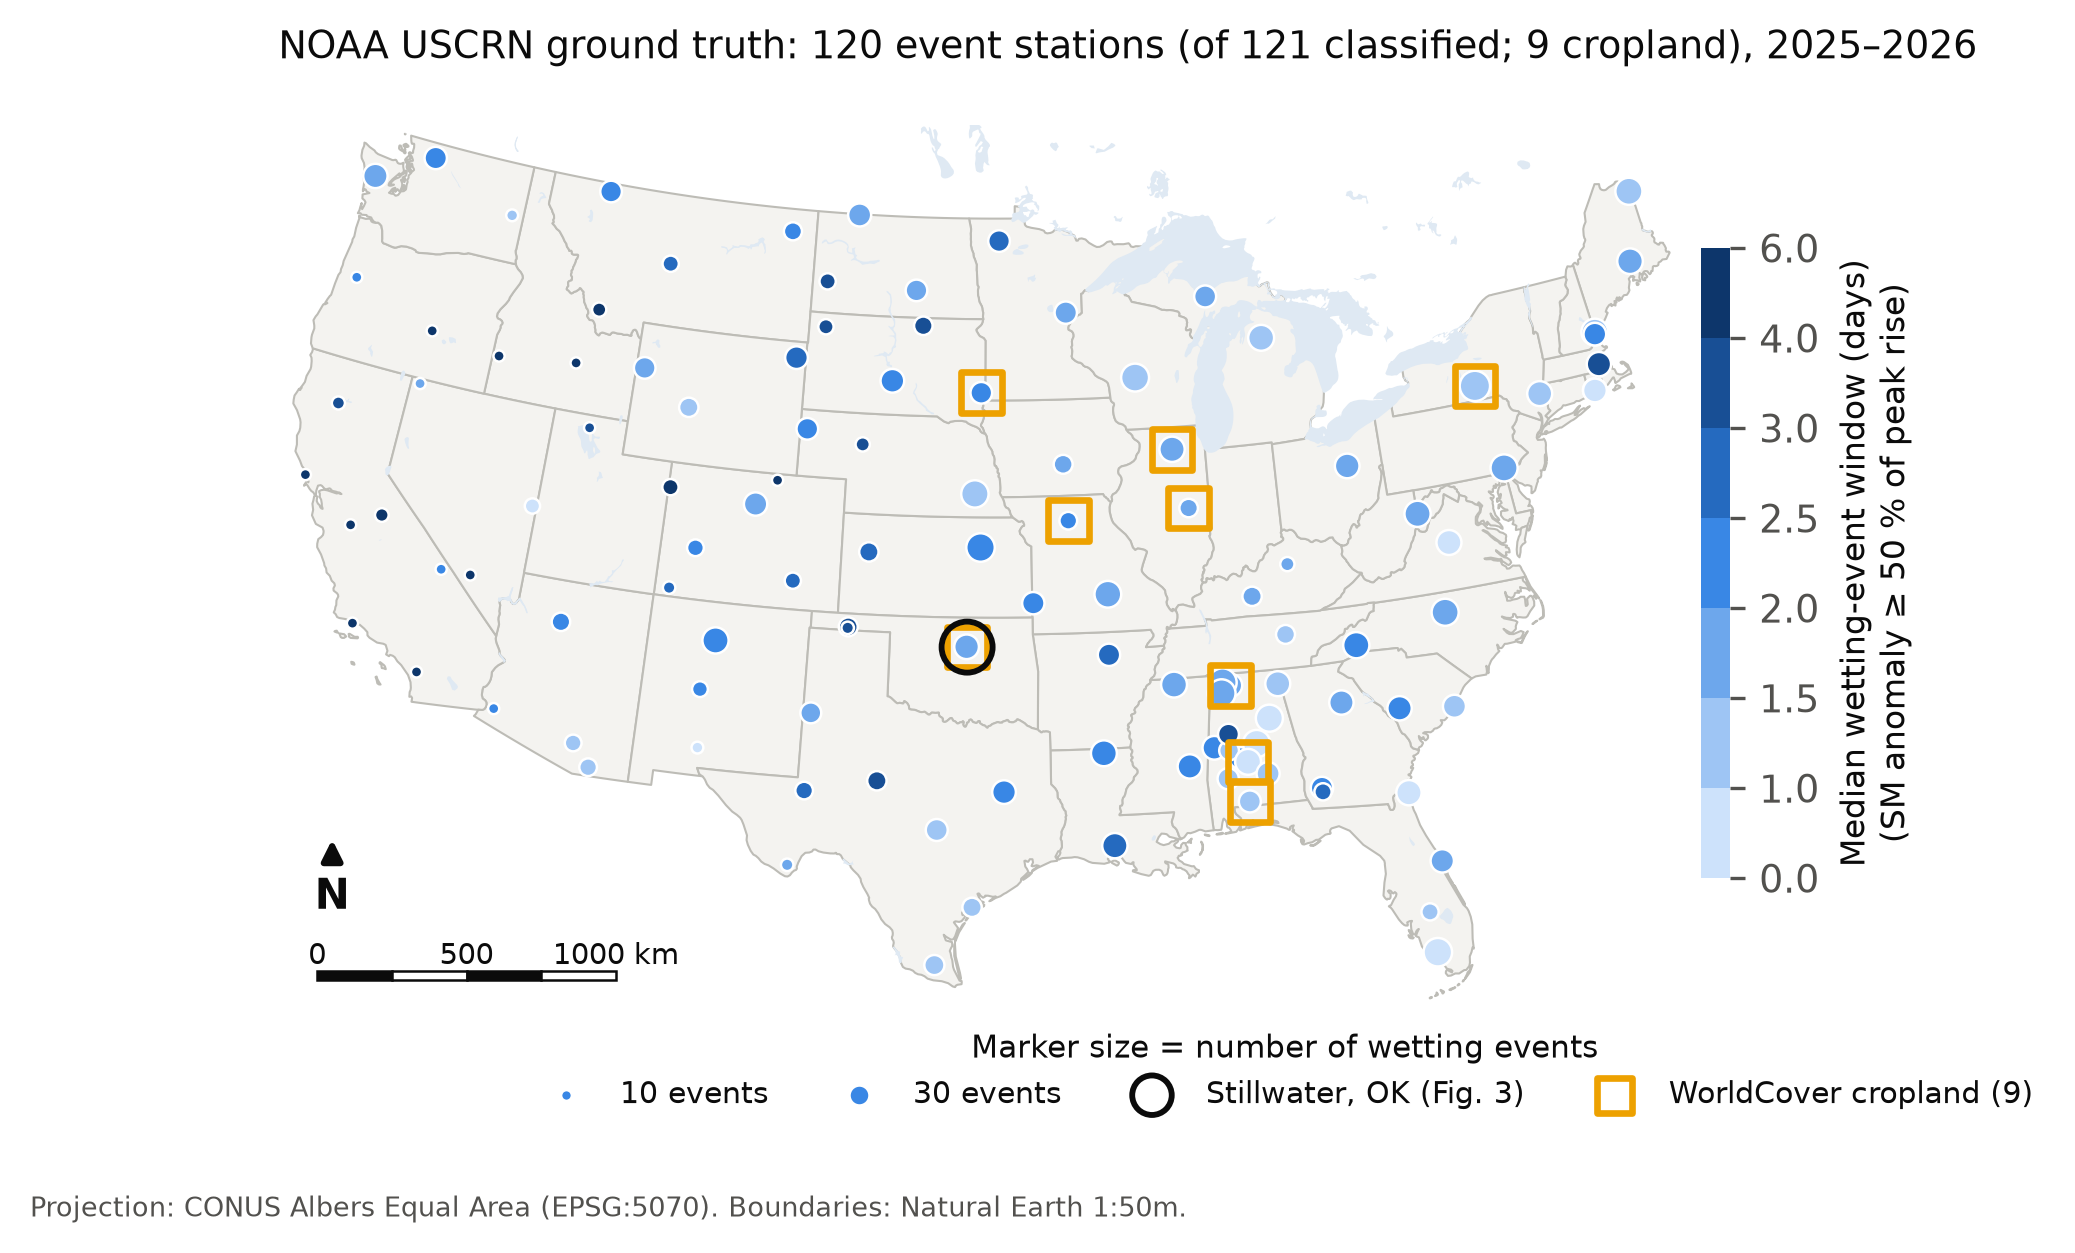

Python code for this plot:
"""Study-area map for the slides (not a report figure): 120 USCRN ground-truth stations coloured by median wetting-window
duration, with scale bar, north arrow and legend (template requirement)."""
import os
import sys
sys.path.insert(0, os.path.join(os.path.dirname(os.path.dirname(os.path.abspath(__file__))), "code"))
import numpy as np
import pandas as pd
import geopandas as gpd
import matplotlib.pyplot as plt
from matplotlib.colors import BoundaryNorm, ListedColormap
from common import PROC, RAW, FIG
import figstyle as fs

fs.apply()
ne = os.path.join(RAW, "naturalearth")   # unpacked by code/00_download_raw.py
states = gpd.read_file(os.path.join(ne, "states", "ne_50m_admin_1_states_provinces.shp"))
states = states[(states.iso_a2 == "US") & ~states.name.isin(["Alaska", "Hawaii"])].to_crs(5070)
lakes = gpd.read_file(os.path.join(ne, "lakes", "ne_50m_lakes.shp")).to_crs(5070)
lakes = lakes[lakes.intersects(states.union_all().envelope)]

ev = pd.read_csv(os.path.join(PROC, "events.csv"))
st = ev.groupby("wban").agg(lat=("lat", "first"), lon=("lon", "first"), name=("name", "first"),
                            window_d=("window_h", lambda x: np.median(x) / 24), n=("amp", "size")).reset_index()
pts = gpd.GeoDataFrame(st, geometry=gpd.points_from_xy(st.lon, st.lat), crs=4326).to_crs(5070)

bounds = [0, 1, 1.5, 2, 2.5, 3, 4, 6]
cmap = ListedColormap(fs.SEQ)
norm = BoundaryNorm(bounds, cmap.N)

fig, ax = plt.subplots(figsize=(7.2, 4.4))
states.plot(ax=ax, color="#f4f3f0", edgecolor="#bdbcb6", linewidth=0.5)
lakes.plot(ax=ax, color="#dfe9f3", edgecolor="none")
pts.plot(ax=ax, column="window_d", cmap=cmap, norm=norm, markersize=np.clip(pts.n, 8, 60) * 0.9,
         edgecolor="white", linewidth=0.6, zorder=3)
sv = pd.read_csv(os.path.join(PROC, "station_vegetation.csv"))   # WorldCover class at the probe (121 classified stations)
crop = pts[pts.wban.isin(sv[sv.cover == "Cropland"].wban)]
ax.scatter(crop.geometry.x, crop.geometry.y, s=95, marker="s", facecolor="none", edgecolor=fs.YELLOW, linewidth=1.6, zorder=4)
sw = pts[pts.name == "OK_Stillwater_2_W"].geometry.iloc[0]
ax.scatter([sw.x], [sw.y], s=150, facecolor="none", edgecolor=fs.INK, linewidth=1.4, zorder=4)
ax.set_axis_off()
xmin, ymin, xmax, ymax = states.total_bounds
ax.set_xlim(xmin - 50e3, xmax + 50e3); ax.set_ylim(ymin - 10e3, ymax + 30e3)
# scale bar (EPSG:5070 is metric equal-area)
x0, y0 = xmin + 80e3, ymin + 60e3
for i, c in enumerate(["#0b0b0b", "white", "#0b0b0b", "white"]):
    ax.add_patch(plt.Rectangle((x0 + i * 250e3, y0), 250e3, 30e3, facecolor=c, edgecolor=fs.INK, lw=0.6, zorder=4))
for i, lab in enumerate(["0", "500", "1000 km"]):
    ax.text(x0 + i * 500e3, y0 + 55e3, lab, ha="center", fontsize=7)
# north arrow (approximately true north at map centre for this projection)
ax.annotate("N", xy=(xmin + 130e3, ymin + 560e3), xytext=(xmin + 130e3, ymin + 300e3), ha="center",
            fontsize=10, fontweight="bold", arrowprops=dict(arrowstyle="-|>", color=fs.INK, lw=1.5))
sm = plt.cm.ScalarMappable(cmap=cmap, norm=norm)
cb = fig.colorbar(sm, ax=ax, shrink=0.62, pad=0.01, aspect=22)
cb.set_label("Median wetting-event window (days)\n(SM anomaly ≥ 50 % of peak rise)", fontsize=8)
cb.outline.set_visible(False)
h = [plt.scatter([], [], s=n * 0.9, color=fs.SEQ[3], edgecolor="white") for n in (10, 30)]
h.append(plt.scatter([], [], s=90, facecolor="none", edgecolor=fs.INK, linewidth=1.4))
h.append(plt.scatter([], [], s=70, marker="s", facecolor="none", edgecolor=fs.YELLOW, linewidth=1.6))
fig.legend(h, ["10 events", "30 events", "Stillwater, OK (Fig. 3)", f"WorldCover cropland ({len(crop)})"], loc="lower right", ncol=4,
           bbox_to_anchor=(0.95, 0.06), fontsize=7.2, title="Marker size = number of wetting events", title_fontsize=7.5)
ax.set_title(f"NOAA USCRN ground truth: {len(pts)} event stations (of {len(sv)} classified; {len(crop)} cropland), 2025–2026",
             loc="left", fontsize=9.2)
fig.text(0.01, 0.0, "Projection: CONUS Albers Equal Area (EPSG:5070). Boundaries: Natural Earth 1:50m.",
         fontsize=6.5, color=fs.INK2)
fig.savefig(os.path.join(FIG, "fig_study_area.png"))
print("saved", len(pts))
